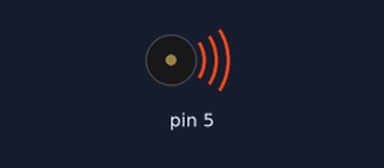
The sketch below on a simulated Arduino Uno, built with avr-gcc and run on an emulated ATmega328P. Shown: buzzer (waves = sounding). What the sketch prints to the serial monitor is not drawn.

Above: at 0.1 s.
Timing chart, 0 to 3.0 s (numbered marks = the images above):
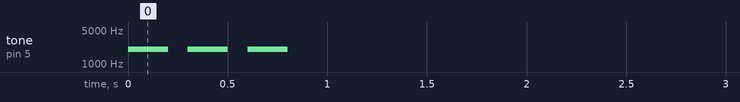

The sketch:

buzer.ino
```cpp
#include <EasyBuzzer.h>

void sonidoTerminado(){
  Serial.println("Sonido terminado");
}

void setup() {
  Serial.begin(9600);

  // Configuración del pin
  EasyBuzzer.setPin(5);

  Serial.println("Comienza el sonido");

  // Configuración del beep
  EasyBuzzer.beep(
    2000,          // Frecuencia en herzios
    200,           // Duración beep en ms
    100,           // Duración silencio en ms
    3,             // Números de beeps por ciclos
    100,           // Duración de la pausa
    1,             // Número de ciclos
    sonidoTerminado// Función callback que es llamada cuando termina
  );


}

void loop() {
  // Función para que funcione la librería
  EasyBuzzer.update();
}
```

Measured:
- by itself, tone on pin 5: alternates 2000 Hz for 0.20 s and silent for 0.10 s, 6 changes in all, then stays silent
